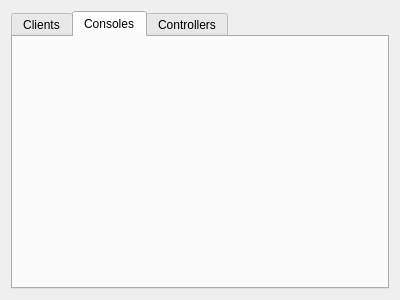
<?xml version="1.0" encoding="UTF-8"?>
<ui version="4.0">
 <class>MainTabs</class>
 <widget class="QWidget" name="MainTabs">
  <property name="geometry">
   <rect>
    <x>0</x>
    <y>0</y>
    <width>400</width>
    <height>300</height>
   </rect>
  </property>
  <property name="windowTitle">
   <string>MainTabs</string>
  </property>
  <layout class="QVBoxLayout" name="verticalLayout">
   <item>
    <widget class="QTabWidget" name="tabWidget">
     <property name="currentIndex">
      <number>1</number>
     </property>
     <widget class="QWidget" name="clients_tab">
      <attribute name="title">
       <string>Clients</string>
      </attribute>
      <layout class="QVBoxLayout" name="verticalLayout_4">
       <item>
        <layout class="QVBoxLayout" name="verticalLayout_3"/>
       </item>
      </layout>
     </widget>
     <widget class="QWidget" name="consoles_tab">
      <attribute name="title">
       <string>Consoles</string>
      </attribute>
      <layout class="QVBoxLayout" name="verticalLayout_6">
       <item>
        <layout class="QVBoxLayout" name="verticalLayout_5"/>
       </item>
      </layout>
     </widget>
     <widget class="QWidget" name="controllers_tab">
      <attribute name="title">
       <string>Controllers</string>
      </attribute>
      <layout class="QVBoxLayout" name="verticalLayout_8">
       <item>
        <layout class="QVBoxLayout" name="verticalLayout_7"/>
       </item>
      </layout>
     </widget>
    </widget>
   </item>
  </layout>
 </widget>
 <layoutdefault spacing="6" margin="11"/>
 <resources/>
 <connections/>
</ui>
